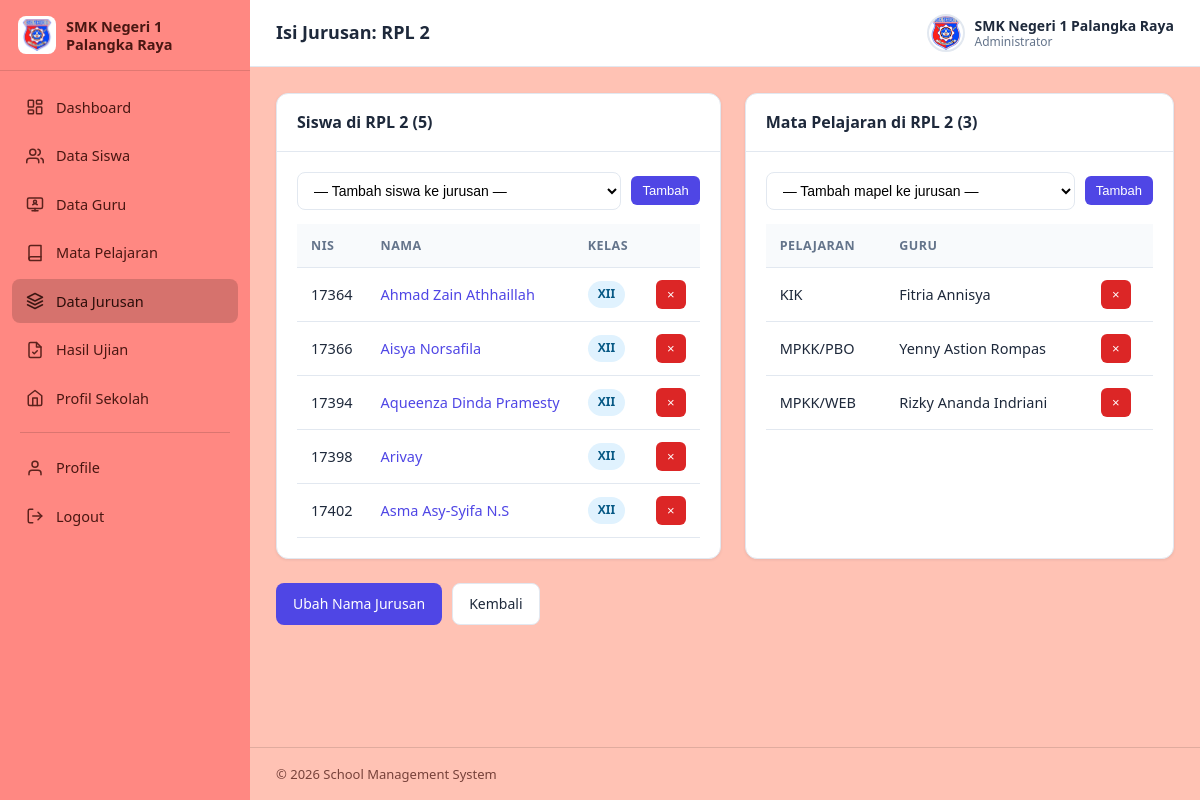
/web_sekolah/pages/jurusan/detail.php?j=RPL+2 (signed in), run on the app's committed database.
### tables this page shows
CREATE TABLE `tbl_siswa` (
  `nis` char(6) NOT NULL,
  `nama` varchar(100) NOT NULL,
  `alamat` varchar(128) NOT NULL,
  `kelas` varchar(3) NOT NULL,
  `jurusan` varchar(50) NOT NULL,
  `foto` varchar(50) NOT NULL,
  PRIMARY KEY (`nis`)
);

CREATE TABLE `tbl_pelajaran` (
  `id` int(11) NOT NULL AUTO_INCREMENT,
  `pelajaran` varchar(50) NOT NULL,
  `jurusan` varchar(50) NOT NULL,
  `guru` varchar(50) NOT NULL,
  PRIMARY KEY (`id`)
);

### web_sekolah/includes/functions.php (called while the page is built, shortened)
<?php
function e(?string $s): string
{
    return htmlspecialchars((string)$s, ENT_QUOTES, 'UTF-8');
}

### web_sekolah/pages/jurusan/detail.php (the view, shortened to what this page needs)
<?php
require_once __DIR__ . '/../../includes/functions.php';
$pdo = db();
$jurusan = trim($_REQUEST['j'] ?? '');
$stmt = $pdo->prepare('SELECT * FROM tbl_siswa WHERE jurusan = ? ORDER BY nama');
$stmt->execute([$jurusan]);
$siswa = $stmt->fetchAll();
$stmt = $pdo->prepare('SELECT * FROM tbl_pelajaran WHERE jurusan = ? ORDER BY pelajaran');
$stmt->execute([$jurusan]);
$mapel = $stmt->fetchAll();
include __DIR__ . '/../../includes/header.php';
?>
<div class="grid-2">
    <div class="card">
        <div class="card-header">
            <span class="card-title">Siswa di <?= e($jurusan) ?> (<?= count($siswa) ?>)</span>
        </div>
        <div class="card-body">
            <form method="post" class="toolbar" style="padding:0 0 14px">
                <select name="nis" required style="flex:1">
                    <option value="">— Tambah siswa ke jurusan —</option>
                </select>
                <button type="submit" class="btn btn-primary btn-sm">Tambah</button>
            </form>
            <div class="table-wrap">
                <table class="data-table">
                    <thead><tr><th>NIS</th><th>Nama</th><th>Kelas</th><th></th></tr></thead>
                    <tbody>
                    <?php foreach ($siswa as $s): ?>
                        <tr>
                            <td><?= e($s['nis']) ?></td>
                            <td><a href="<?= BASE_URL ?>/pages/siswa/detail.php?nis=<?= urlencode($s['nis']) ?>"><?= e($s['nama']) ?></a></td>
                            <td><span class="badge badge-info"><?= e($s['kelas']) ?></span></td>
                            <td>
                                <form method="post" data-confirm="Keluarkan <?= e($s['nama']) ?> dari <?= e($jurusan) ?>?">
                                    <button type="submit" class="btn btn-danger btn-sm" title="Keluarkan">&times;</button>
                                </form>
                            </td>
                        </tr>
                    <?php endforeach; ?>
                    </tbody>
                </table>
            </div>
        </div>
    </div>
    <div class="card">
        <div class="card-header">
            <span class="card-title">Mata Pelajaran di <?= e($jurusan) ?> (<?= count($mapel) ?>)</span>
        </div>
        <div class="card-body">
            <form method="post" class="toolbar" style="padding:0 0 14px">
                <select name="id" required style="flex:1">
                    <option value="">— Tambah mapel ke jurusan —</option>
                </select>
                <button type="submit" class="btn btn-primary btn-sm">Tambah</button>
            </form>
            <div class="table-wrap">
                <table class="data-table">
                    <thead><tr><th>Pelajaran</th><th>Guru</th><th></th></tr></thead>
                    <tbody>
                    <?php foreach ($mapel as $m): ?>
                        <tr>
                            <td><?= e($m['pelajaran']) ?></td>
                            <td><?= e($m['guru']) ?></td>
                            <td>
                                <form method="post" data-confirm="Keluarkan <?= e($m['pelajaran']) ?> dari <?= e($jurusan) ?>?">
                                    <button type="submit" class="btn btn-danger btn-sm" title="Keluarkan">&times;</button>
                                </form>
                            </td>
                        </tr>
                    <?php endforeach; ?>
                    </tbody>
                </table>
            </div>
        </div>
    </div>
</div>
<div class="form-actions" style="margin-top:0">
    <a href="form.php?j=<?= urlencode($jurusan) ?>" class="btn btn-primary">Ubah Nama Jurusan</a>
    <a href="index.php" class="btn btn-secondary">Kembali</a>
</div>
<?php include __DIR__ . '/../../includes/footer.php'; ?>

### web_sekolah/assets/css/style.css (style rules this page uses)
:root { --primary: #4f46e5; --primary-dark: #4338ca; --primary-light: #eef2ff; --success: #16a34a; --success-light: #dcfce7; --danger: #dc2626; --danger-light: #fee2e2; --warning: #d97706; --warning-light: #fef3c7; --info: #0284c7; --info-light: #e0f2fe; --sidebar-bg: #ff8882; --sidebar-hover: rgba(0,0,0,.08); --sidebar-active: rgba(0,0,0,.16); --sidebar-text: #4a1712; --text: #1e293b; --text-muted: #64748b; --border: #e2e8f0; --bg: #ffc2b4; --card: #ffffff; --radius: 12px; --shadow: 0 1px 3px rgba(15, 23, 42, .08); --shadow-lg: 0 10px 25px rgba(15, 23, 42, .12); --sidebar-w: 250px; }
* { margin: 0; padding: 0; box-sizing: border-box; }
body { font-family: "Segoe UI", system-ui, -apple-system, Roboto, "Helvetica Neue", Arial, sans-serif; background: var(--bg); color: var(--text); font-size: 14.5px; line-height: 1.55; }
a { color: var(--primary); text-decoration: none; }
.card { background: var(--card); border: 1px solid var(--border); border-radius: var(--radius); box-shadow: var(--shadow); margin-bottom: 24px; }
.card-header { display: flex; align-items: center; justify-content: space-between; flex-wrap: wrap; gap: 10px; padding: 16px 20px; border-bottom: 1px solid var(--border); }
.card-title { font-size: 16px; font-weight: 600; }
.card-body { padding: 20px; }
.grid-2 { display: grid; grid-template-columns: 1fr 1fr; gap: 24px; }
.table-wrap { overflow-x: auto; }
table.data-table { width: 100%; border-collapse: collapse; }
.data-table th, .data-table td { padding: 12px 14px; text-align: left; border-bottom: 1px solid var(--border); white-space: nowrap; }
.data-table th { background: #f8fafc; font-size: 12.5px; text-transform: uppercase; letter-spacing: .04em; color: var(--text-muted); font-weight: 600; }
.btn { display: inline-flex; align-items: center; gap: 7px; padding: 9px 16px; border: 1px solid transparent; border-radius: 8px; font-size: 14px; font-weight: 500; cursor: pointer; transition: background .15s, border .15s; white-space: nowrap; }
.btn-primary { background: var(--primary); color: #fff; }
.btn-danger { background: var(--danger); color: #fff; }
.btn-secondary { background: #fff; color: var(--text); border-color: var(--border); }
.btn-sm { padding: 6px 10px; font-size: 13px; border-radius: 6px; }
.form-actions { display: flex; gap: 10px; margin-top: 22px; }
.toolbar { display: flex; flex-wrap: wrap; align-items: center; gap: 10px; padding: 16px 20px; }
.toolbar input[type="search"], .toolbar select { padding: 9px 12px; border: 1px solid var(--border); border-radius: 8px; font-size: 14px; background: #fff; }
.toolbar select { min-width: 140px; }
.badge { display: inline-block; padding: 4px 10px; border-radius: 999px; font-size: 12px; font-weight: 600; }
.badge-info { background: var(--info-light); color: #075985; }

### data on the page
tbl_siswa: nis "17364", nama "Ahmad Zain Athhaillah", kelas "XII"
tbl_siswa: nis "17366", nama "Aisya Norsafila", kelas "XII"
tbl_siswa: nis "17394", nama "Aqueenza Dinda Pramesty", kelas "XII"
tbl_siswa: nis "17398", nama "Arivay", kelas "XII"
tbl_siswa: nis "17402", nama "Asma Asy-Syifa N.S", kelas "XII"
tbl_pelajaran: pelajaran "KIK", guru "Fitria Annisya"
tbl_pelajaran: pelajaran "MPKK/PBO", guru "Yenny Astion Rompas"
tbl_pelajaran: pelajaran "MPKK/WEB", guru "Rizky Ananda Indriani"

### other printed values
$page_title "Isi Jurusan: RPL 2"
$_tbUser['nama'] "SMK Negeri 1 Palangka Raya"
$_tbUser['jabatan'] "Administrator"
$jurusan "RPL 2"
count($siswa) "5"
count($mapel) "3"
APP_NAME "School Management System"
